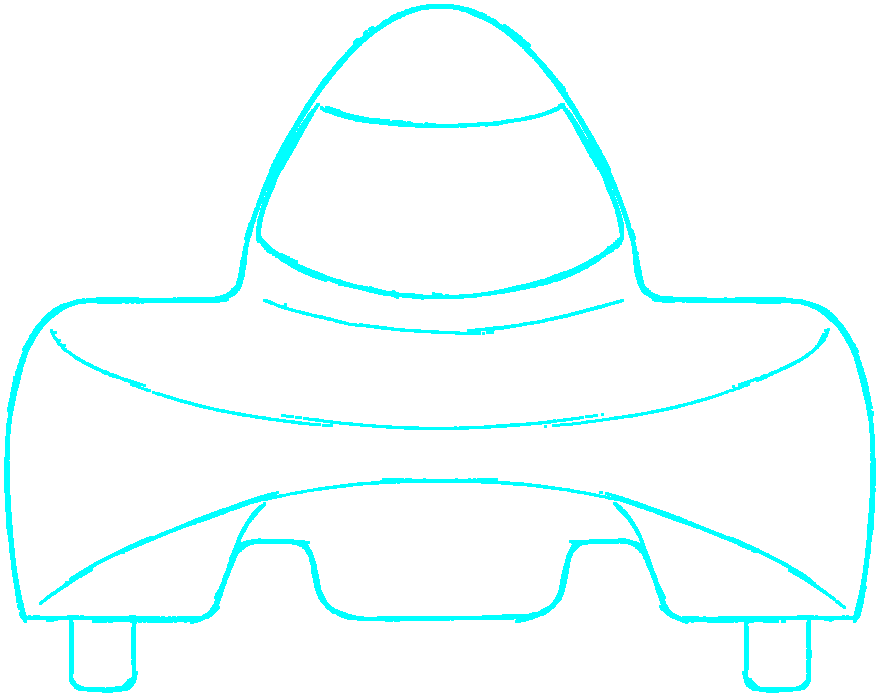
#> input picture android-app/app/src/main/assets/img/header-front.png, 880 x 697 px, found by its file name
$ python fix_images.py
#> lines starting #> are read from the running program, lines starting #| are printed output that depends on the picture; after the words box and inside, x2 and y2 are one past the last pixel; in counts of white or black regions, pixels touching at a corner belong together
from PIL import Image, ImageEnhance
import os

directory = r"c:\Users\ALI\Desktop\1.5 ADANA\telemetry-http\public\img"

# 1. Make front view (image 2) more prominent
def enhance_front_view():
    path = os.path.join(directory, 'header-front.png')
    img = Image.open(path).convert('RGBA')
#> img is the input picture: PIL image 880x697 RGBA; mean R, G, B, A 0, 13.8, 13.8, 13.8

    # Get alpha channel and enhance it
    r, g, b, a = img.split()
#> r: PIL image 880x697 L; every value is 0
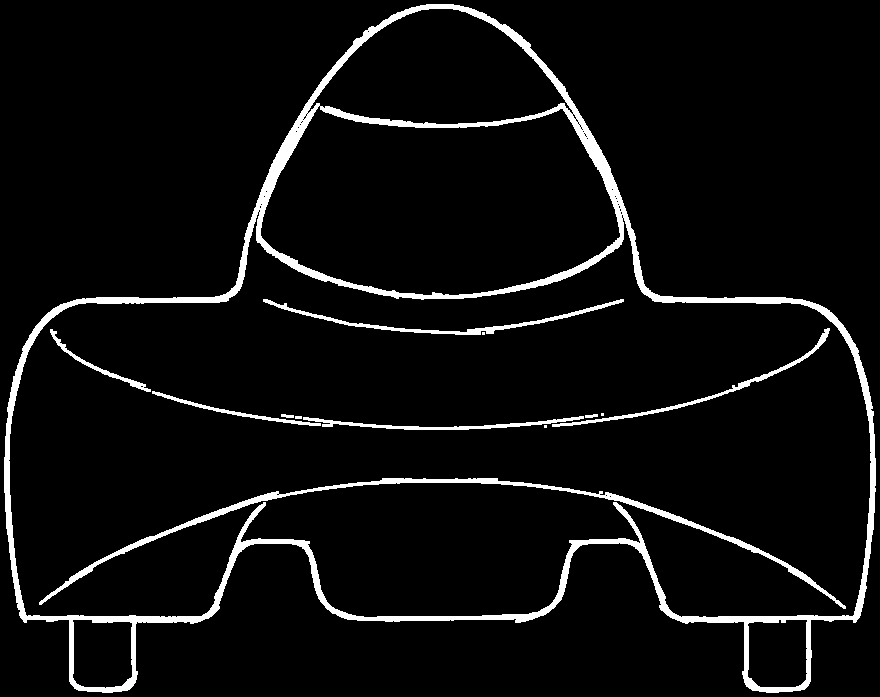
#> g: PIL image 880x697 L; 5.4% white; 13 white regions (3 under 20 px), largest, box (x1, y1, x2, y2) and area: (4, 4, 876, 693) 24442, (39, 478, 846, 609) 4025, (263, 299, 624, 335) 1387

    # Increase alpha values (make lines more opaque)
    a = a.point(lambda p: min(255, int(p * 1.5)) if p > 20 else 0)

    # Merge back
    img = Image.merge('RGBA', (r, g, b, a))
    img.save(path, 'PNG')
    print("Enhanced front view")

# 2. Rotate top view (image 3) 90 degrees
def rotate_top_view():
    path = os.path.join(directory, 'header-top.png')
    img = Image.open(path).convert('RGBA')
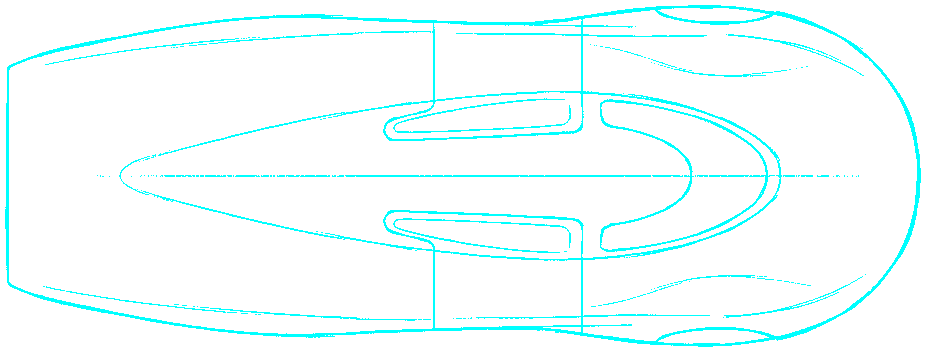
#> input picture android-app/app/src/main/assets/img/header-top.png, 926 x 352 px, found by its file name
#> img is the input picture: PIL image 926x352 RGBA; mean R, G, B, A 0, 255, 255, 15.5

    # Rotate 90 degrees counter-clockwise
    rotated = img.rotate(90, expand=True)
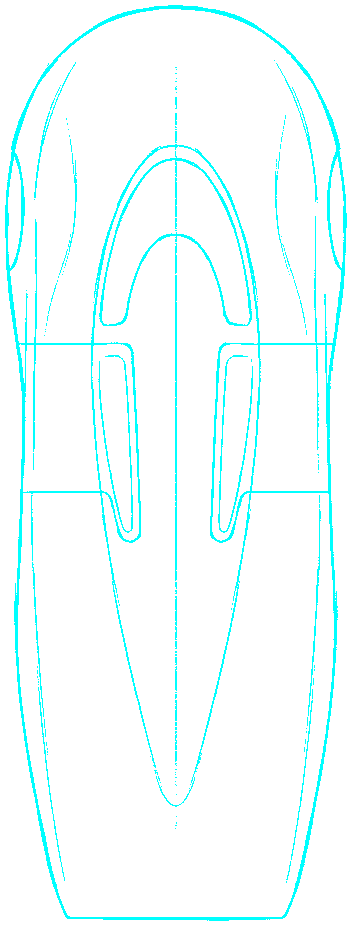
#> rotated: PIL image 352x926 RGBA; mean R, G, B, A 0, 255, 255, 15.5; transparent parts drawn white

    print(f"Top view: {img.size} -> {rotated.size}")
#| Top view: (926, 352) -> (352, 926)
    rotated.save(path, 'PNG')
    print("Rotated top view 90 degrees")

if __name__ == "__main__":
    enhance_front_view()
    rotate_top_view()
    print("Done!")
